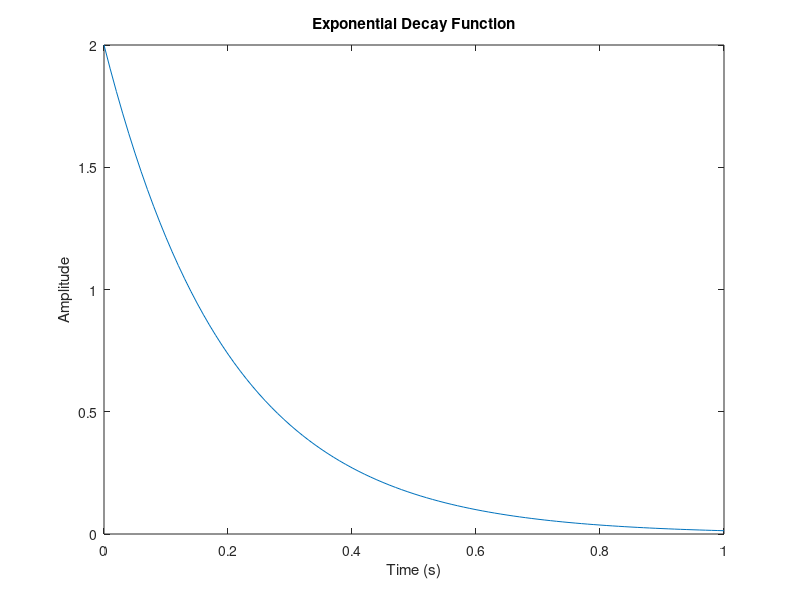
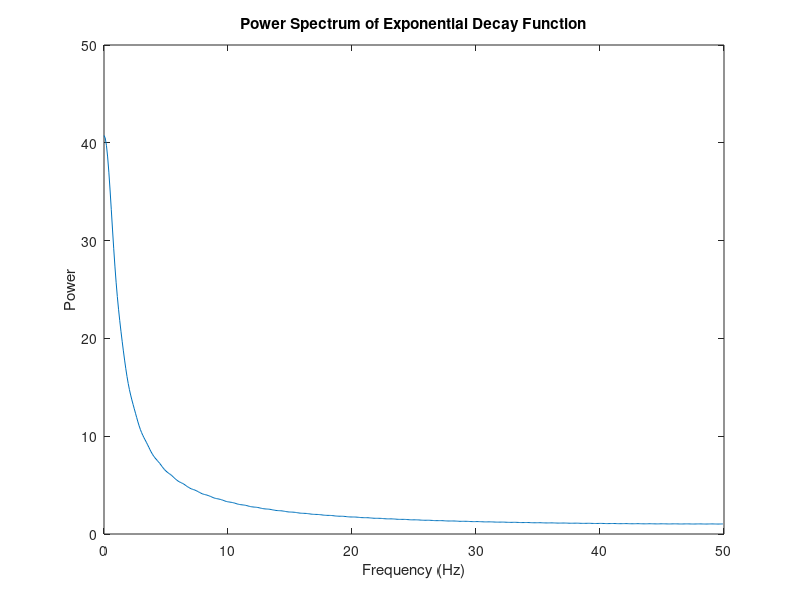

The MATLAB script that drew these images, in order:
clear
clc
%
% FFT Exponential Decay Function
%
fs = 100; % Sampling Frequency
t = 0:1/fs:1; % Time Vector (1 second)
%
x = 2*exp(-5*t);  % Generate Exponential Decay
%
% Fast Fourier Transform
%
nfft = 1024; % Length of FFT
%
% Take FFT, padding with zeros so that length(X) is equal to nfft
%
X = fft(x,nfft);
%
% FFT is symmetric, throw away second half
%
X = X(1:nfft/2);
%
% Take the magnitude of FFT of x
%
mx = abs(X);
%
% Frequency vector
%
fv = (0:nfft/2-1)*fs/nfft; 
%
% Generate the Plot
%
figure(1)
plot(t,x);
title('Exponential Decay Function');
xlabel('Time (s)');
ylabel('Amplitude');
%
figure(2)
plot(fv,mx); 
title('Power Spectrum of Exponential Decay Function');
xlabel('Frequency (Hz)');
ylabel('Power');